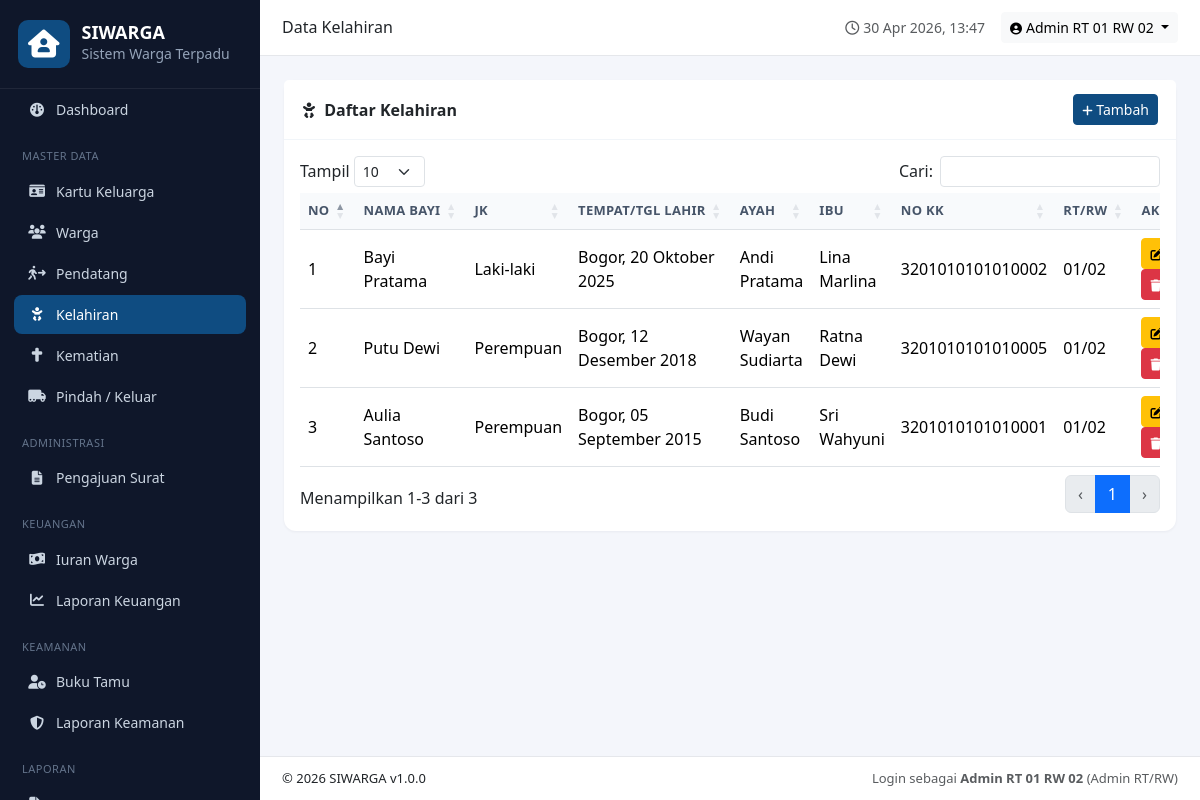
Screenshot of /modules/kelahiran/index.php (signed in) with the database file from the repository.
### tables this page shows
CREATE TABLE `kelahiran` (
  `id` INT AUTO_INCREMENT PRIMARY KEY,
  `nama_bayi` VARCHAR(100) NOT NULL,
  `jenis_kelamin` ENUM('L','P'),
  `tempat_lahir` VARCHAR(100),
  `tanggal_lahir` DATE,
  `nama_ayah` VARCHAR(100),
  `nama_ibu` VARCHAR(100),
  `no_kk` VARCHAR(20),
  `rt` VARCHAR(5),
  `rw` VARCHAR(5),
  `keterangan` TEXT,
  `created_at` TIMESTAMP DEFAULT CURRENT_TIMESTAMP
);

### includes/auth.php (called while the page is built, shortened)
<?php
function role() {
    return $_SESSION['user']['role'] ?? null;
}
function can($action) {
    $r = role();
    $matrix = [
        'manage_users'    => ['super_admin'],
        'manage_master'   => ['super_admin','admin_rtrw'],
        'approve_surat'   => ['super_admin','ketua_rtrw'],
        'verifikasi_surat'=> ['super_admin','admin_rtrw'],
        'manage_keuangan' => ['super_admin','admin_rtrw'],
        'manage_keamanan' => ['super_admin','admin_rtrw','ketua_rtrw'],
        'view_laporan'    => ['super_admin','admin_rtrw','ketua_rtrw'],
        'ajukan_surat'    => ['super_admin','admin_rtrw','ketua_rtrw','warga'],
    ];
    return in_array($r, $matrix[$action] ?? [], true);
}

### includes/functions.php (called while the page is built, shortened)
<?php
function e($v) { return htmlspecialchars((string)($v ?? ''), ENT_QUOTES, 'UTF-8'); }
function tanggal_id($d) {
    $bulan = ['','Januari','Februari','Maret','April','Mei','Juni','Juli','Agustus','September','Oktober','November','Desember'];
    $t = strtotime($d);
    return date('d', $t) . ' ' . $bulan[(int)date('m', $t)] . ' ' . date('Y', $t);
}

### modules/kelahiran/index.php (the view, shortened to what this page needs)
<?php
require_once __DIR__.'/../../includes/header.php';
$rows=$pdo->query("SELECT * FROM kelahiran ORDER BY tanggal_lahir DESC")->fetchAll();
$canEdit=can('manage_master');
?>
<div class="card">
  <div class="card-header d-flex justify-content-between align-items-center">
    <span><i class="fa-solid fa-baby me-1"></i> Daftar Kelahiran</span>
    <?php if($canEdit): ?><button class="btn btn-primary btn-sm" data-bs-toggle="modal" data-bs-target="#mForm" onclick="resetForm()"><i class="fa-solid fa-plus"></i> Tambah</button><?php endif; ?>
  </div>
  <div class="card-body">
    <table class="table table-hover dt">
      <thead><tr><th>No</th><th>Nama Bayi</th><th>JK</th><th>Tempat/Tgl Lahir</th><th>Ayah</th><th>Ibu</th><th>No KK</th><th>RT/RW</th><th>Aksi</th></tr></thead>
      <tbody><?php foreach($rows as $i=>$r): ?>
      <tr>
        <td><?= $i+1 ?></td><td><?= e($r['nama_bayi']) ?></td>
        <td><?= $r['jenis_kelamin']=='L'?'Laki-laki':'Perempuan' ?></td>
        <td><?= e($r['tempat_lahir']).', '.tanggal_id($r['tanggal_lahir']) ?></td>
        <td><?= e($r['nama_ayah']) ?></td><td><?= e($r['nama_ibu']) ?></td>
        <td><?= e($r['no_kk']) ?></td><td><?= e($r['rt']).'/'.e($r['rw']) ?></td>
        <td><?php if($canEdit): ?>
          <button class="btn btn-sm btn-warning" onclick='editRow(<?= json_encode($r) ?>)'><i class="fa-solid fa-edit"></i></button>
          <a class="btn btn-sm btn-danger" href="action.php?act=delete&id=<?= $r['id'] ?>" onclick="return confirm('Hapus?')"><i class="fa-solid fa-trash"></i></a>
        <?php endif; ?></td>
      </tr>
      <?php endforeach; ?></tbody>
    </table>
  </div>
</div>
<?php require_once __DIR__.'/../../includes/footer.php'; ?>

### assets/css/style.css (style rules this page uses)
:root { --sw-primary:#0f4c81; --sw-primary-dark:#093a66; --sw-accent:#e63946; --sw-bg:#f4f6fb; --sw-sidebar:#0f172a; --sw-sidebar-text:#cbd5e1; }
* { box-sizing:border-box; }
body { font-family:'Segoe UI',Tahoma,sans-serif;background:var(--sw-bg); }
.btn-primary { background:var(--sw-primary);border-color:var(--sw-primary); }
.card { border:none;border-radius:12px;box-shadow:0 1px 3px rgba(15,23,42,.05); }
.card-header { background:#fff;border-bottom:1px solid #f1f5f9;font-weight:600;padding:14px 18px; }
.card-header.d-flex { flex-wrap:wrap;gap:8px; }
.table thead th { background:#f8fafc;color:#475569;font-size:13px;text-transform:uppercase;letter-spacing:.3px;white-space:nowrap; }
.table td { vertical-align:middle; }
.btn-sm i { font-size:12px; }
table.dataTable { width:100% !important; }

### rows the page displays
kelahiran: nama_bayi "Bayi Pratama", jenis_kelamin "Laki-laki", tempat_lahir "Bogor", tanggal_lahir "20 Oktober 2025", nama_ayah "Andi Pratama", nama_ibu "Lina Marlina", no_kk "3201010101010002", rt "01", rw "02"
kelahiran: nama_bayi "Putu Dewi", jenis_kelamin "Perempuan", tempat_lahir "Bogor", tanggal_lahir "12 Desember 2018", nama_ayah "Wayan Sudiarta", nama_ibu "Ratna Dewi", no_kk "3201010101010005", rt "01", rw "02"
kelahiran: nama_bayi "Aulia Santoso", jenis_kelamin "Perempuan", tempat_lahir "Bogor", tanggal_lahir "05 September 2015", nama_ayah "Budi Santoso", nama_ibu "Sri Wahyuni", no_kk "3201010101010001", rt "01", rw "02"

### other values shown
APP_NAME "SIWARGA"
$pageTitle "Data Kelahiran"
user()['nama'] "Admin RT 01 RW 02"
APP_VERSION "1.0.0"
role_label(role()) "Admin RT/RW"
